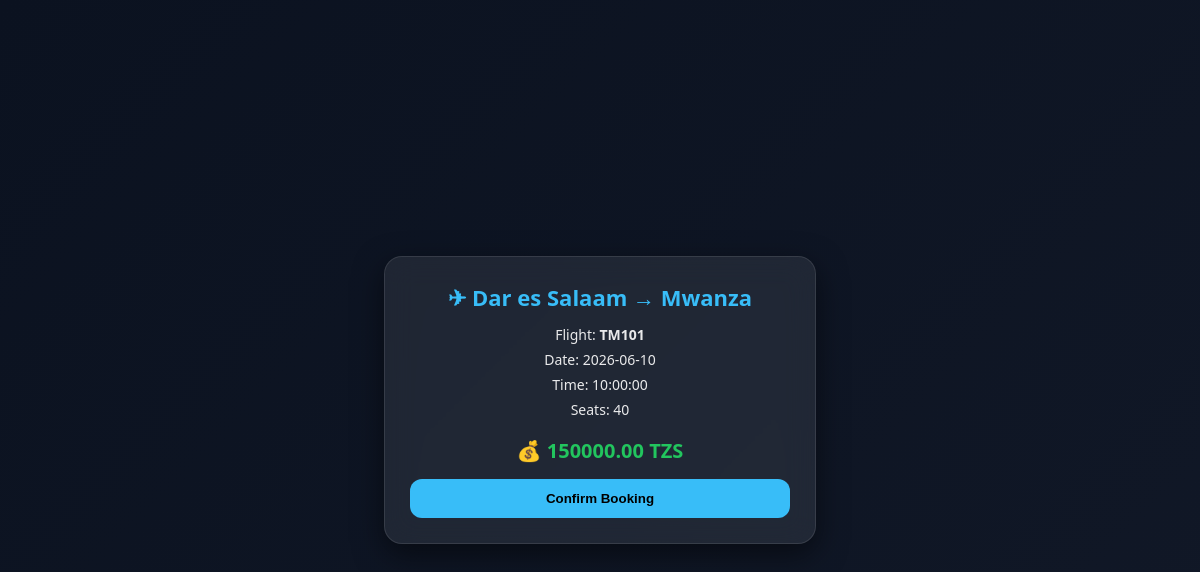
The page /passenger/booking.php?flight_id=1 on the database its author committed.
### tables this page shows
CREATE TABLE `flights` (
  `id` int(11) NOT NULL,
  `flight_number` varchar(20) NOT NULL,
  `origin` varchar(100) NOT NULL,
  `destination` varchar(100) NOT NULL,
  `departure_date` date NOT NULL,
  `departure_time` time NOT NULL,
  `price_economy` decimal(10,2) NOT NULL,
  `price_business` decimal(10,2) NOT NULL,
  `seats_available` int(11) NOT NULL,
  `status` enum('scheduled','delayed','cancelled') DEFAULT 'scheduled',
  `price` int(11) DEFAULT 0
);

### passenger/booking.php (the view, shortened to what this page needs)
<?php
include '../config/db.php';
$flight_id = $_GET['flight_id'];
$q = $conn->query("SELECT * FROM flights WHERE id='$flight_id'");
$f = $q->fetch_assoc();
?>
<!DOCTYPE html>
<html>
<head>
</head>
<body>
<div class="card">
<div class="route">
✈ <?= $f['origin'] ?> → <?= $f['destination'] ?>
</div>
<div class="info">
Flight: <b><?= $f['flight_number'] ?></b><br>
Date: <?= $f['departure_date'] ?><br>
Time: <?= $f['departure_time'] ?><br>
Seats: <?= $f['seats_available'] ?>
</div>
<div class="price">
💰 <?= $f['price_economy'] ?> TZS
</div>
<form method="POST" action="process_booking.php">
<button class="btn">Confirm Booking</button>
</form>
</div>
</body>
</html>

### passenger/booking.php (style rules this page uses)
body { margin:0; font-family:Segoe UI; background:linear-gradient(135deg,#0b1220,#111827); color:white; display:flex; justify-content:center; align-items:center; height:100vh; }
.card { width:380px; background:rgba(255,255,255,0.08); backdrop-filter:blur(15px); padding:25px; border-radius:18px; border:1px solid rgba(255,255,255,0.1); box-shadow:0 10px 30px rgba(0,0,0,0.5); text-align:center; }
.route { font-size:22px; font-weight:bold; color:#38bdf8; margin-bottom:10px; }
.info { font-size:14px; opacity:0.9; line-height:1.8; }
.price { font-size:20px; margin:15px 0; color:#22c55e; font-weight:bold; }
.btn { background:#38bdf8; border:none; padding:12px 18px; border-radius:12px; font-weight:bold; cursor:pointer; width:100%; transition:0.3s; }

### rows shown on the page
flights: origin "Dar es Salaam", destination "Mwanza", flight_number "TM101", departure_date "2026-06-10", departure_time "10:00:00", seats_available "40", price_economy "150000.00"
